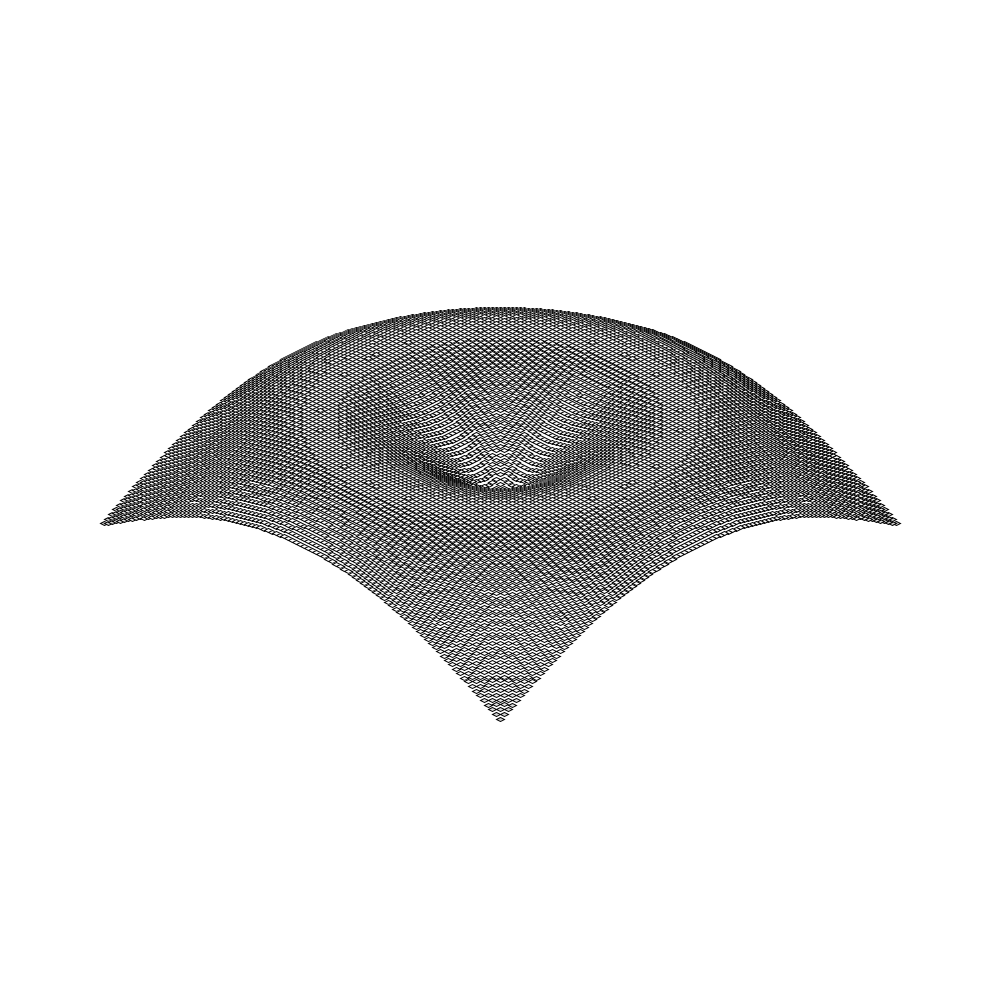
Frame 1 (no input)
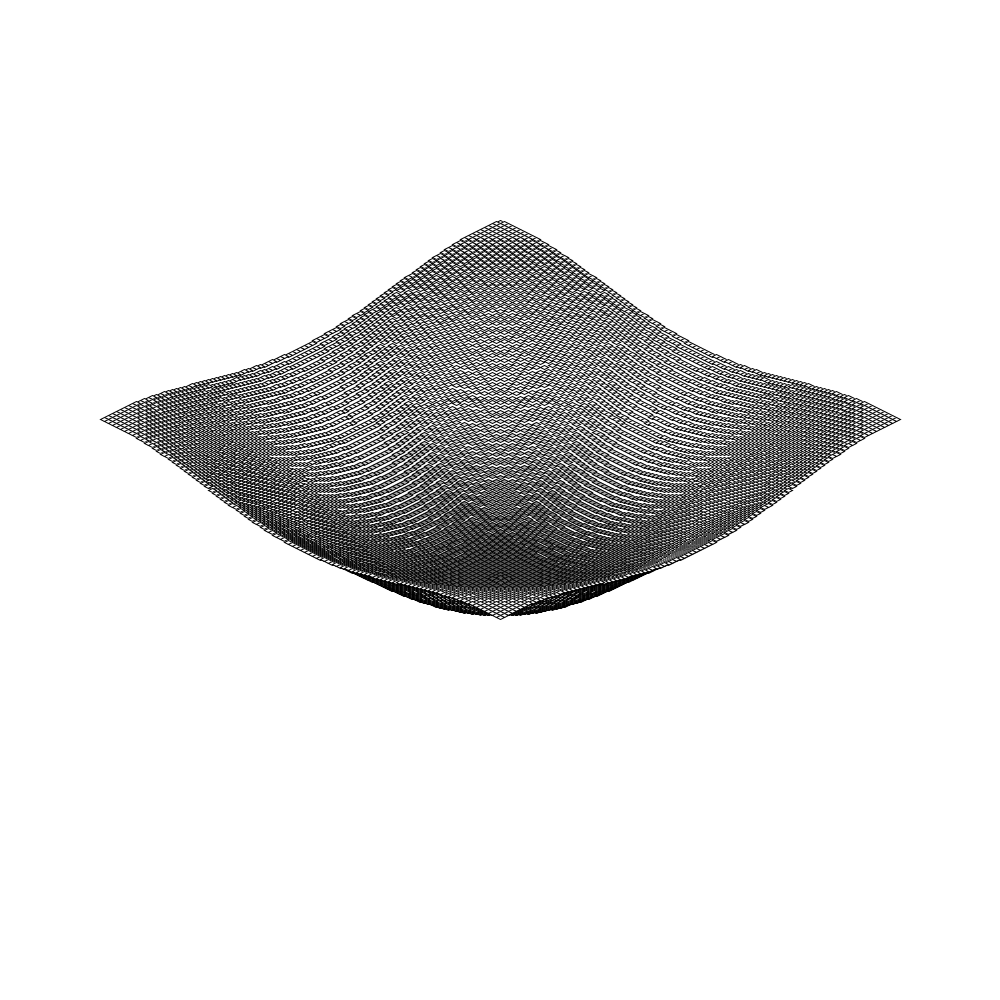
Frame 60 (the mouse pressed at the canvas centre just before this capture)
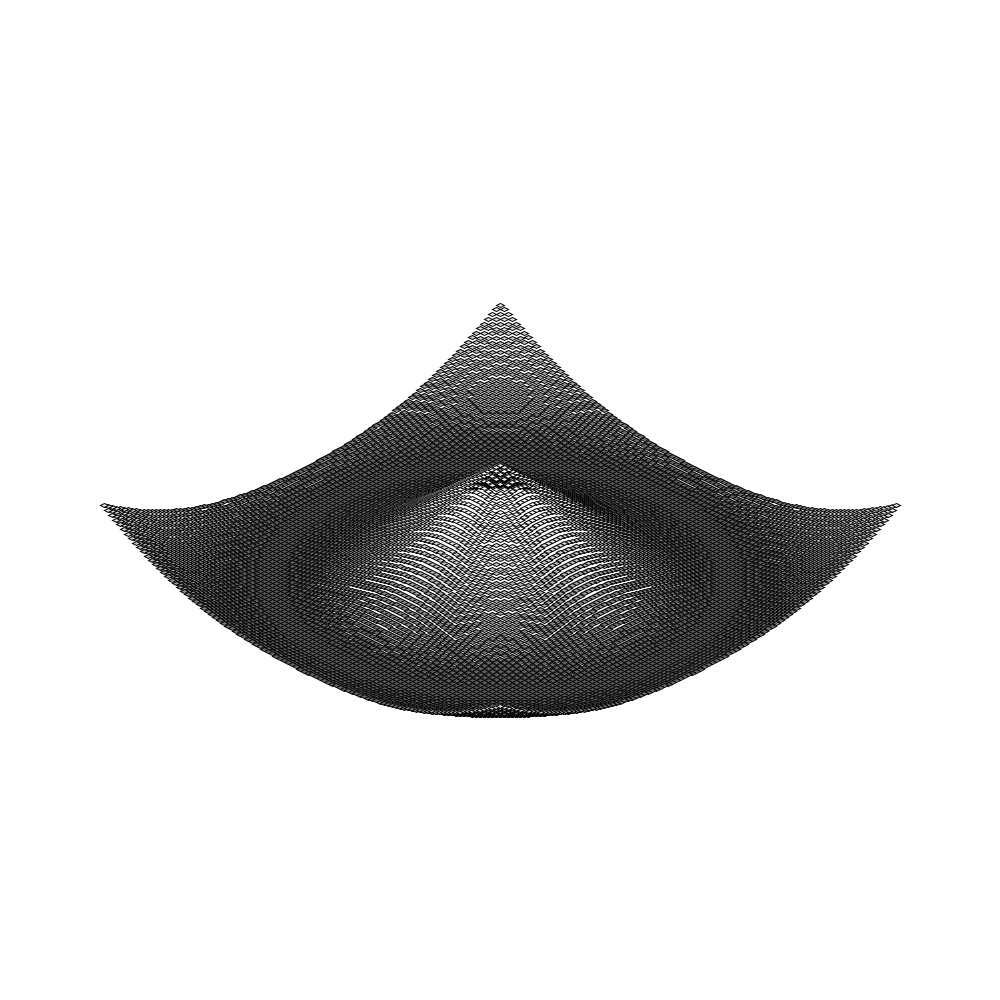
Frame 120 (the mouse held since frame 60 and released just before this capture)

The Processing sketch that drew these frames (run headless with seeded random() and noise(); from frame 60 on, the mouse is pressed at the canvas centre):

// Processing sketch: processing_75483
// ── processing_75483.pde

//Made by Jared "BlueThen" C.
//Created on November 4, 2009. Refined and commented on November 5, 2009.
//www.bluethen.com


float a;

void setup()
{
 
  size(1000,1000);
 
  colorMode(RGB, 6);
  
  stroke(0);

  frameRate(100);
}
void draw()
{
  
  a -= 0.03;

  background(6);
 
  for (int x = -50 ; x < 50; x++) {
   for (int z = -50; z < 50; z++) {
 
    int y = int(80 * sin(0.05 * distance(x,z,0,0) + a));
           
    float xm = x*4 -2;
    float xt = x*4 +2;
    float zm = z*4 -2;
    float zt = z*4 +2;
      
   
    int halfw = (int)width/2;
    int halfh = (int)height/2;

    int isox1 = int(xm - zm + halfw);
    int isoy1 = int((xm + zm) * 0.5 + halfh);
    int isox2 = int(xm - zt + halfw);
    int isoy2 = int((xm + zt) * 0.5 + halfh);
    int isox3 = int(xt - zt + halfw);
    int isoy3 = int((xt + zt) * 0.5 + halfh);
    int isox4 = int(xt - zm + halfw);
    int isoy4 = int((xt + zm) * 0.5 + halfh);
      
  /*
 
 
 
      
    
    */
    fill(6+y * 0.05);
    quad(isox1, isoy1-y, isox2, isoy2-y, isox3, isoy3-y, isox4, isoy4-y);
   }
  }
}

float distance(float x,float y,float cx,float cy) {
  return sqrt(sq(cx - x) + sq(cy - y));
}
